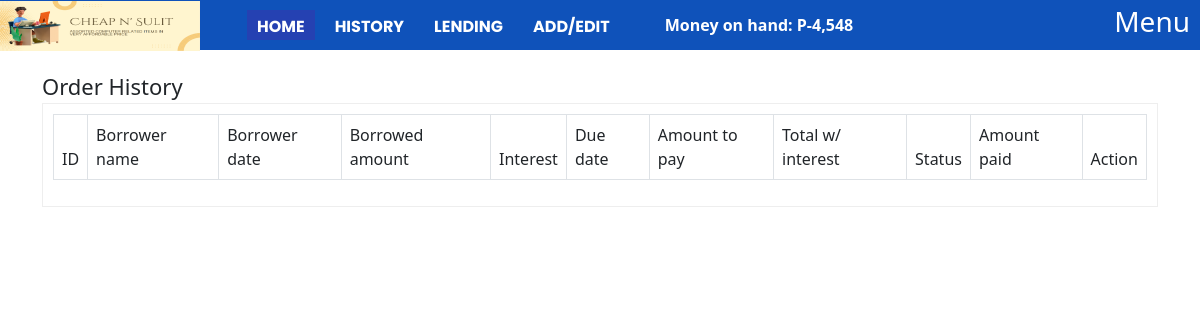
Before: /lendingHistory.php with the older database file.
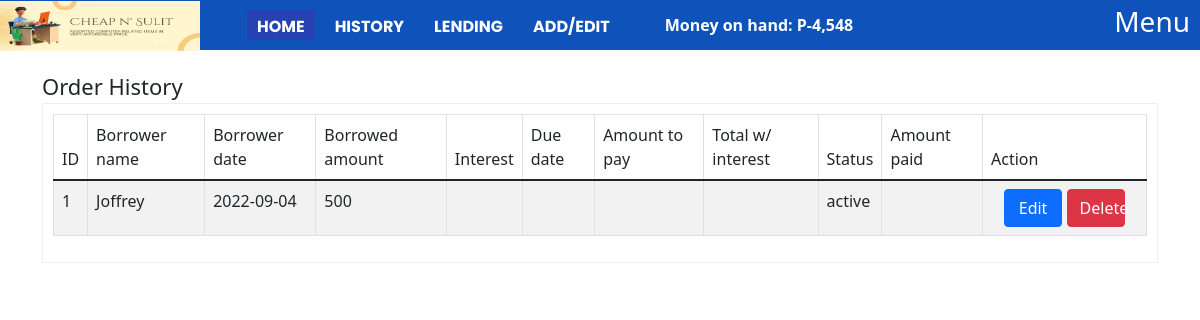
After: the same page with the newer database file.
### tables this page shows
CREATE TABLE `lending` (
  `id` int(6) NOT NULL,
  `borrower_name` varchar(50) NOT NULL,
  `borrow_date` varchar(50) NOT NULL,
  `borrow_amount` varchar(50) NOT NULL,
  `status` varchar(50) NOT NULL,
  `added_at` datetime NOT NULL DEFAULT current_timestamp()
);

### classes/dbh.class.php (called while the page is built)
<?php
class Dbh
{
    private $host = "localhost";
    private $username = "root";
    private $password = "123456";
    private $dbname = "inventory_system";
    protected function  connect()
    {
        $dsn = 'mysql:host=' . $this->host . ';dbname=' . $this->dbname;
        $pdo = new PDO($dsn, $this->username, $this->password);
        $pdo->setAttribute(PDO::ATTR_DEFAULT_FETCH_MODE, PDO::FETCH_ASSOC);
        return $pdo;
    }
}

### classes/model.class.php (called while the page is built, shortened)
<?php
class Model extends Dbh
{
    protected function showLendingHistory()
    {
        $sql = "SELECT * FROM lending";
        $stmt = $this->connect()->prepare($sql);
        if($stmt->execute()){
            $results = $stmt->fetchAll();
            return $results;
        } else {
            die();
        }
    }
}

### classes/productsView.class.php (called while the page is built, shortened)
<?php
class productsView extends Model
{
    public function viewLendingHistory()
    {
        return $this->showLendingHistory();
    }
}

### classes/loginController.class.php (called while the page is built, shortened)
<?php
class LoginController extends Model
{
    public function addInterest()
    {
        $lendingRecord = $this->showLendingHistory();
    }
}

### lendingHistory.php (the view, shortened to what this page needs)
<?php
$loginController = new LoginController();
$loginController->addInterest();
?>
<!DOCTYPE html>
<html lang="en">
<head>
    <link rel="stylesheet" type="text/css" href="https://cdnjs.cloudflare.com/ajax/libs/twitter-bootstrap/5.1.3/css/bootstrap.min.css" />
    <link rel="stylesheet" type="text/css" href="https://cdn.datatables.net/1.12.1/css/dataTables.bootstrap5.min.css" />
    <link rel="stylesheet" href="./css/header.css" class="rel">
    <link rel="stylesheet" href="./css/lendingHistory.css" class="rel">
</head>
<body>
  <?php include_once("header.php"); ?>
  <div class="container">
    <div class="title">
        Order History
    </div>
    <div class="container-table">
        <table class="table active table-bordered table-striped table-hover" id="data-table">
            <thead>
                <tr>
                    <td>ID</td>
                    <td>Borrower name</td>
                    <td>Borrower date</td>
                    <td>Borrowed amount</td>
                    <td>Interest</td>
                    <td>Due date</td>
                    <td>Amount to pay</td>
                    <td>Total w/ interest</td>
                    <td>Status</td>
                    <td>Amount paid</td>
                    <td>Action</td>
                </tr>
            </thead>
            <tbody>
            <?php foreach($productsView->viewLendingHistory() as $value) :?>
                    <tr class="container-order-id">
                        <td class="order-id"><?php echo $value['id']; ?></td>
                        <td><?php echo $value['borrower_name']; ?></td>
                        <td><?php echo $value['borrow_date']; ?></td>
                        <td><?php echo $value['borrow_amount']; ?></td>
                        <td><?php echo $value['interest']; ?></td>
                        <td><?php echo $value['due_date']; ?></td>
                        <td><?php echo $value['amount_to_pay']; ?></td>
                        <td><?php echo $value['total_with_interest']; ?></td>
                        <td class="status"><?php echo $value['status']; ?></td>
                        <td class="status"><?php echo $value['amount_paid']; ?></td>
                        <td class="nth-td">
                          <?php
                          if($value['status'] == "paid"){
                            echo "<button class='edit btn btn-primary' data-bs-toggle='modal' data-bs-target='#exampleModal'>View</button>";
                          } else {
                            echo "<button class='edit btn btn-primary' data-bs-toggle='modal' data-bs-target='#exampleModal'>Edit</button>";
                          }
                          ?>
                          <button class="btn btn-danger delete">Delete</button>
                        </td>
                    </tr>
                <?php endforeach;?>
            </tbody>
        </table>
    </div>
</div>
</body>
</html>

Changed rows visible on the page:
added lending: id "1", borrower_name "Joffrey", borrow_date "2022-09-04", borrow_amount "500", status "active", shows "Edit"
